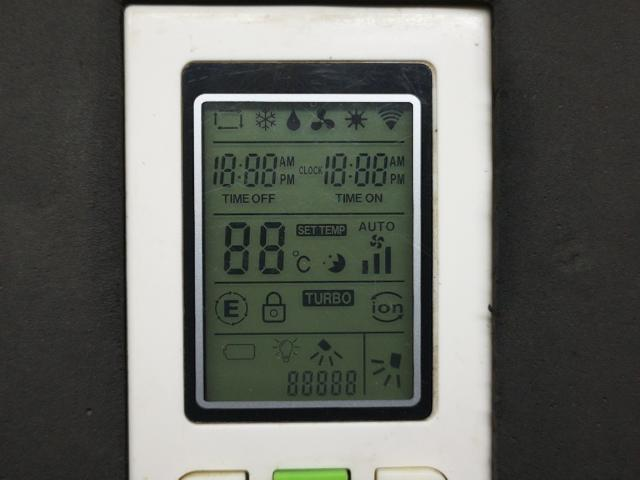
#> input picture phd-efficient-inference/IP4R/data/reference/lcd_all_on.jpg, 640 x 480 px
$ python -i lcd_crop.py   (imports and definitions only)
#> lines starting #> are read from the running program, lines starting #| are printed output that depends on the picture; after the words box and inside, x2 and y2 are one past the last pixel; in counts of white or black regions, pixels touching at a corner belong together
#> further down, picture is the input picture: shape (480, 640, 3); mean B, G, R 94.4, 100.2, 97.8
"""LCD perspective-crop — lifted verbatim from server_v3 so v6a has no dependency on it."""
from __future__ import annotations

import cv2
import numpy as np

LCD_W, LCD_H = 480, 640


def _order_corners(pts: np.ndarray) -> np.ndarray:
    pts = pts.reshape(4, 2).astype(np.float32)
    s = pts.sum(axis=1)
    d = np.diff(pts, axis=1)
    return np.array([
        pts[np.argmin(s)],
        pts[np.argmin(d)],
        pts[np.argmax(s)],
        pts[np.argmax(d)],
    ], dtype=np.float32)


def _perspective_crop(img: np.ndarray, corners: np.ndarray) -> np.ndarray:
    dst = np.array([[0, 0], [LCD_W, 0], [LCD_W, LCD_H], [0, LCD_H]], dtype=np.float32)
    M = cv2.getPerspectiveTransform(corners, dst)
    return cv2.warpPerspective(img, M, (LCD_W, LCD_H))


def detect_lcd(frame: np.ndarray) -> tuple[np.ndarray | None, dict]:
    """Return (480×640 BGR crop, info_dict). crop is None on failure."""
    h, w = frame.shape[:2]
#> h = 480; w = 640
    gray = cv2.cvtColor(frame, cv2.COLOR_BGR2GRAY)
    clahe = cv2.createCLAHE(clipLimit=2.0, tileGridSize=(8, 8))
    gray = clahe.apply(gray)
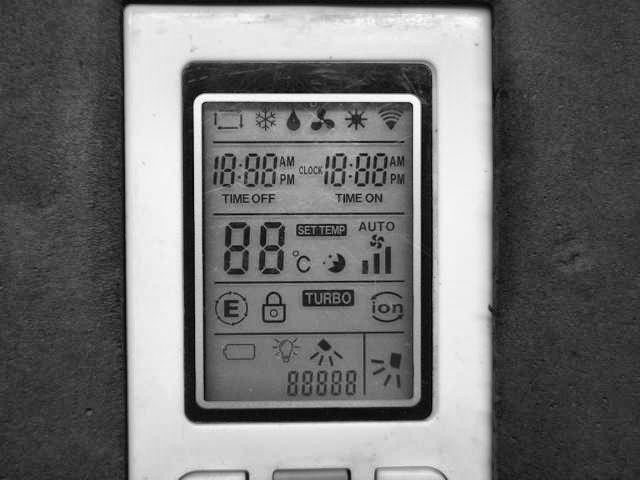
#> gray: shape (480, 640); min 3, max 255, mean 112.1
    blur = cv2.GaussianBlur(gray, (5, 5), 0)

    # Pass 1: LCD glass is a dark inner hole in the white remote body.
    _, white_thresh = cv2.threshold(blur, 150, 255, cv2.THRESH_BINARY)
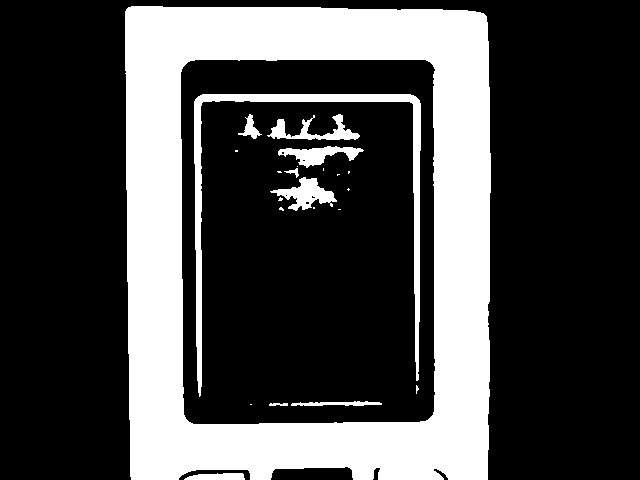
#> white_thresh: shape (480, 640); 28.4% white; 23 white regions (13 under 20 px), largest, box (x1, y1, x2, y2) and area: (125, 6, 491, 480) 78105, (194, 94, 421, 397) 5189, (270, 177, 337, 211) 1001
    k30 = cv2.getStructuringElement(cv2.MORPH_RECT, (30, 30))
    white_closed = cv2.morphologyEx(white_thresh, cv2.MORPH_CLOSE, k30)
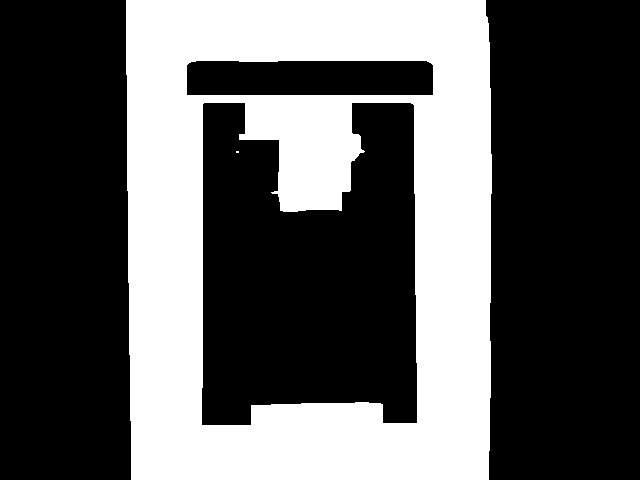
#> white_closed: shape (480, 640); 35.6% white; 2 white regions (1 under 20 px)
    cnts, hier = cv2.findContours(white_closed, cv2.RETR_CCOMP, cv2.CHAIN_APPROX_SIMPLE)
#> cnts = 4 contours, 1 with area under 20; largest, box (x1, y1, x2, y2) and area: (126, 0, 492, 480) 172992, (201, 102, 418, 426) 56958, (186, 60, 434, 96) 8571
    if cnts and hier is not None:
        inner = sorted(
            [(cv2.contourArea(c), c) for c, h2 in zip(cnts, hier[0])
             if h2[3] != -1 and h * w * 0.03 < cv2.contourArea(c) < h * w * 0.40],
            key=lambda x: x[0], reverse=True,
        )
#> inner = 1 item
        for area, cnt in inner:
            peri = cv2.arcLength(cnt, True)
            approx = cv2.approxPolyDP(cnt, 0.08 * peri, True)
            if len(approx) == 4:
                corners = _order_corners(approx)
                rect_area = cv2.contourArea(corners.reshape(-1, 1, 2).astype(np.int32))
                if h * w * 0.03 < rect_area < h * w * 0.40:
                    return _perspective_crop(frame, corners), {
                        "success": True, "method": "perspective_inner",
                        "corners": corners.tolist(),
                    }
#> this loop made 1 pass
#> (area, peri, s in _order_corners, d in _order_corners, corners, rect_area, dst in _perspective_crop) on pass 1: (56958.5, 1364.1, [306, 519, 839, 625], [-102, -309, 7, 223], [[204, 102], [414, 105], [416, 423], [201, 424]], 68000.5, [[0, 0], [480, 0], [480, 640], [0, 640]])

    # Pass 2: Otsu threshold + outer-contour.
    _, thresh = cv2.threshold(blur, 0, 255, cv2.THRESH_BINARY + cv2.THRESH_OTSU)
    k15 = cv2.getStructuringElement(cv2.MORPH_RECT, (15, 15))
    closed = cv2.morphologyEx(thresh, cv2.MORPH_CLOSE, k15)
    contours, _ = cv2.findContours(closed, cv2.RETR_EXTERNAL, cv2.CHAIN_APPROX_SIMPLE)
    if not contours:
        return None, {"success": False, "method": "none"}

    contours = sorted(contours, key=cv2.contourArea, reverse=True)
    for cnt in contours[:5]:
        if cv2.contourArea(cnt) < h * w * 0.05:
            break
        peri = cv2.arcLength(cnt, True)
        approx = cv2.approxPolyDP(cnt, 0.02 * peri, True)
        if len(approx) == 4:
            corners = _order_corners(approx)
            rect_area = cv2.contourArea(corners.reshape(-1, 1, 2).astype(np.int32))
            if h * w * 0.05 < rect_area < h * w * 0.60:
                return _perspective_crop(frame, corners), {
                    "success": True, "method": "perspective",
                    "corners": corners.tolist(),
                }

    # Fallback: bounding box.
    x, y, bw, bh = cv2.boundingRect(contours[0])
    if bw * bh > h * w * 0.60:
        return None, {"success": False, "method": "bbox_too_large"}
    pad = 5
    x, y = max(0, x - pad), max(0, y - pad)
    bw, bh = min(w - x, bw + 2 * pad), min(h - y, bh + 2 * pad)
    crop = cv2.resize(frame[y:y + bh, x:x + bw], (LCD_W, LCD_H))
    return crop, {"success": True, "method": "bbox", "bbox": [x, y, bw, bh]}

>>> import cv2
>>> picture = cv2.imread('../data/reference/lcd_all_on.jpg')
>>> result = detect_lcd(picture)
